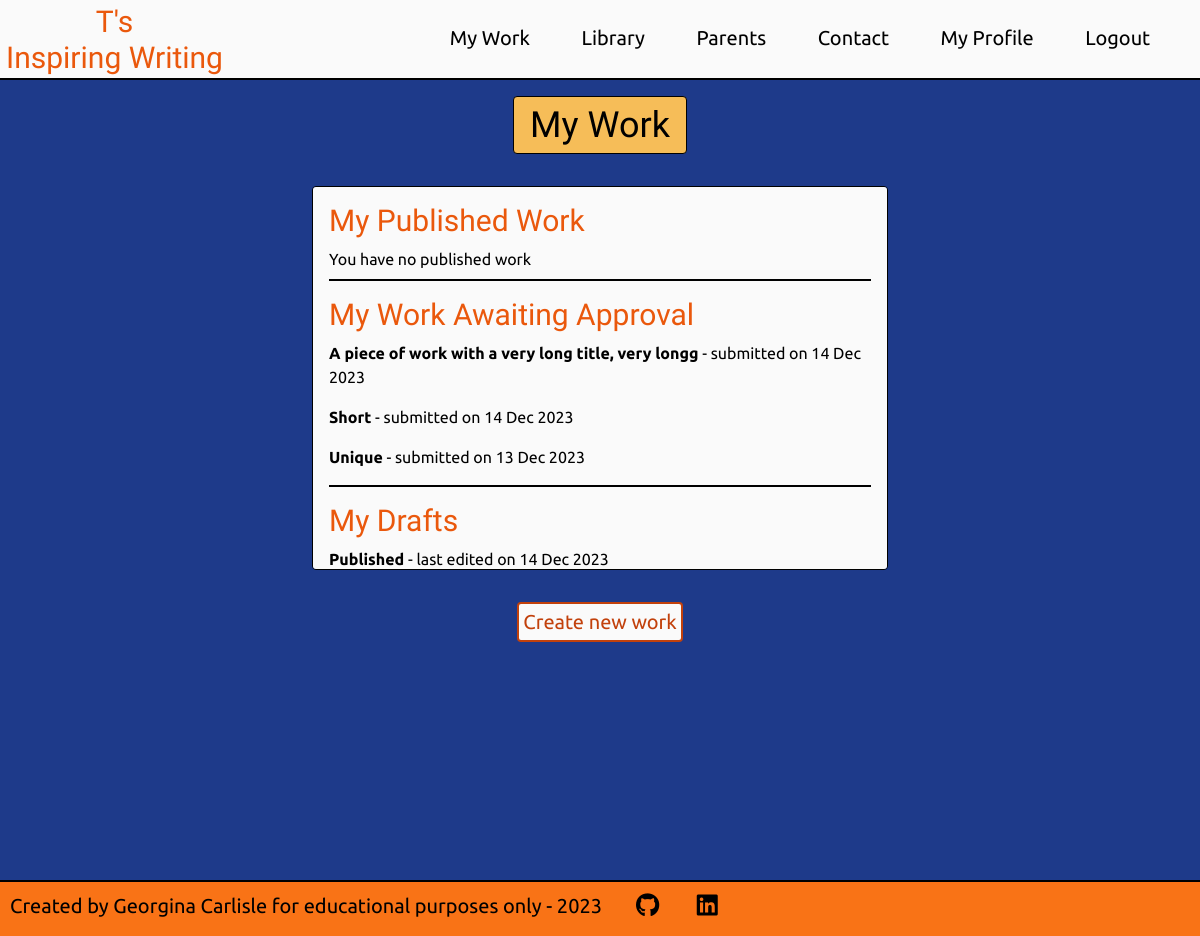
Before: /writing/my_work/3 (signed in) with the older database file.
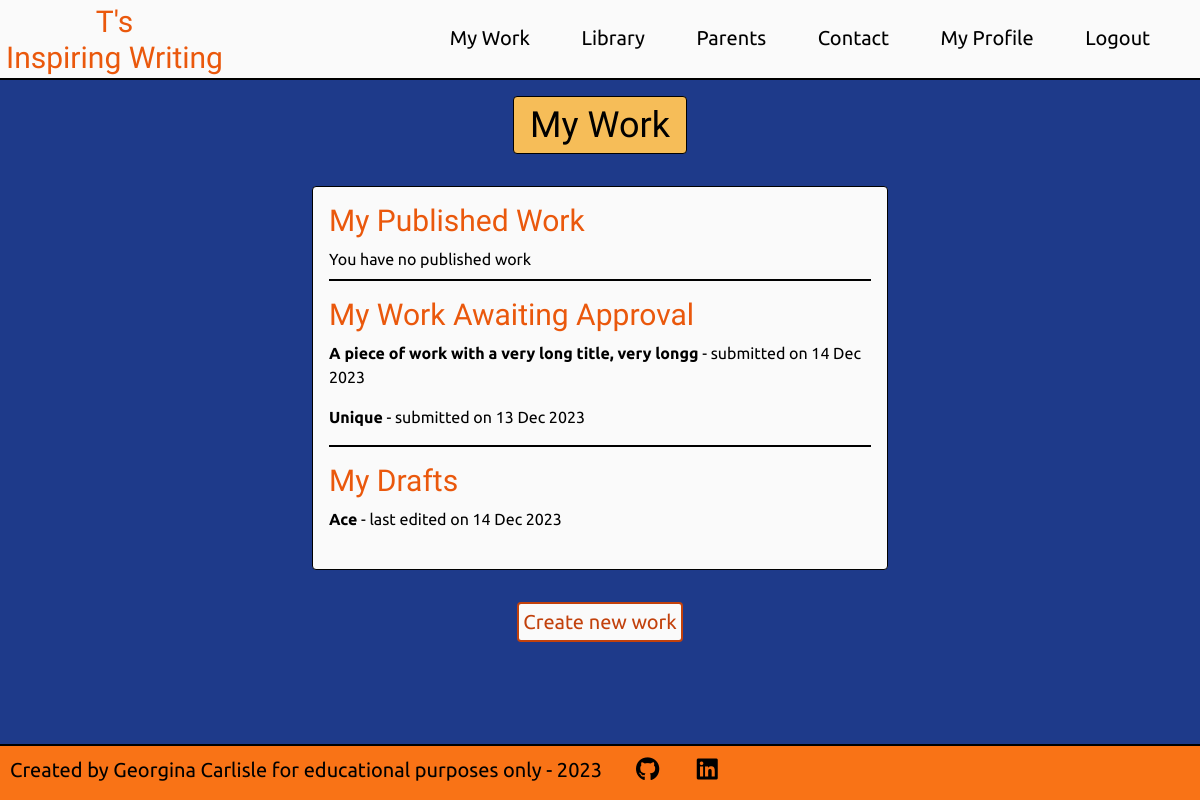
After: the same page with the newer database file.
### users/models.py (models this page shows, shortened)
class User(AbstractBaseUser, PermissionsMixin):
    __name__ = 'CustomUser'
    validUsername = RegexValidator(
        r'^[a-zA-Z ]+$', 'Only letters and spaces are allowed in your Pen name')
    validFirstName = RegexValidator(
        r'^[a-zA-Z ]+$',
        'Only letters and spaces are allowed in your First name')
    validSecondName = RegexValidator(
        r'^[a-zA-Z ]+$',
        'Only letters and spaces are allowed in your Second name')
    username = models.CharField(
        max_length=20, unique=True, validators=[validUsername])
    age = models.IntegerField(
        validators=[MinValueValidator(8), MaxValueValidator(12),],)
    first_name = models.CharField(max_length=12, validators=[validFirstName])
    last_name = models.CharField(max_length=20, validators=[validSecondName])
    email = models.EmailField(max_length=320)
    consent = models.BooleanField(default=False)
    join_date = models.DateTimeField(default=timezone.now)
    is_staff = models.BooleanField(default=False)
    is_admin = models.BooleanField(default=False)
    is_active = models.BooleanField(default=True)
    is_superuser = models.BooleanField(default=False)
    objects = CustomAccountManager()
    USERNAME_FIELD = 'username'
    REQUIRED_FIELDS = ['email', 'first_name', 'last_name']

### writing/models.py (models this page shows, shortened)
class Writing(models.Model):
    title = models.CharField(max_length=50, unique=True)
    slug = models.SlugField(max_length=100, unique=True)
    author = models.ForeignKey(User, on_delete=models.CASCADE, related_name="writing")
    body = models.TextField()
    updated_on = models.DateTimeField(auto_now=True)
    pending_approval = models.BooleanField(default=False)
    date_submitted = models.DateTimeField(null=True, blank=True)
    approved = models.BooleanField(default=False)
    date_approved = models.DateTimeField(null=True, blank=True)
    failed_approval = models.BooleanField(default=False)
    date_failed = models.DateTimeField(null=True, blank=True)
    reason_failed = models.TextField(null=True, blank=True)
    featured = models.BooleanField(default=False)
    class Meta:
        ordering = ['-date_approved']

### writing/views.py (the view)
# urls.py: path('my_work/<int:user_id>', views.my_writing_view, name='my_work'),
@login_required
def my_writing_view(request, user_id):
    if request.user.id != user_id:
        messages.error(request, 'You have been returned to your account home page, \
                       as you were trying to access a page you are not authorised to view.')
        return redirect('account_home')
    context = {}
    user = User.objects.get(id=user_id)
    work = user.writing.all()
    published_work = work.filter(approved = True).order_by('-date_approved')
    awaiting_approval = work.filter(pending_approval = True).order_by('-date_submitted')
    failed_approval = work.filter(failed_approval = True).order_by('-date_failed')
    draft = work.filter(approved = False, pending_approval = False).order_by('-updated_on')
    context['published_work'] = published_work
    context['awaiting_approval'] = awaiting_approval
    context['failed_approval'] = failed_approval
    context['drafts'] = draft
    return render(request, 'my_work.html', context)

### writing/templates/my_work.html (shortened to what this page needs)
{% extends 'base.html' %}
{% load static %}
{% block content %}
<div class="bg-blue-900 h-full pb-4 pt-16 lg:pt-20">
    {% include 'my_work_title.html' %}
    <div class="flex justify-center mt-4">
        <div class="border border-black rounded bg-zinc-50 p-4 relative w-11/12 sm:max-w-xl h-96 overflow-auto">
            <div class="mb-4 border-b-2 border-black">
                <h2 class="text-2xl lg:text-3xl mb-2 font-title text-orange-600">
                    My Published Work
                </h2>
                {% if published_work %}
                {% for work in published_work %}
                <p class="mb-4">
                    <a href="{% url 'view' work.id %}"
                    title="View writing"
                    class="font-bold hover:text-xl">
                    {{ work.title }}</a>
                    <span>- published on {{ work.date_approved|date:"d M Y" }}</span>
                </p>
                {% endfor %}
                {% else %}
                <p class="mb-2">You have no published work</p>
                {% endif %}
            </div>
            <div class="mb-4 border-b-2 border-black">
                <h2 class="text-2xl lg:text-3xl mb-2 font-title text-orange-600">
                    My Work Awaiting Approval
                </h2>
                {% if awaiting_approval %}
                {% for work in awaiting_approval %}
                <p class="mb-4">
                    <a href="{% url 'view' work.id %}"
                    title="View writing"
                    class="font-bold hover:text-xl">
                    {{ work.title }}</a>
                    <span>- submitted on {{ work.date_submitted|date:"d M Y" }}</span>
                </p>
                {% endfor %}
                {% else %}
                <p>You have no work awaiting approval</p>
                {% endif %}
            </div>
            <div>
                <h2 class="text-2xl lg:text-3xl mb-2 font-title text-orange-600">
                    My Drafts
                </h2>
                {% if drafts %}
                {% for work in drafts %}
                <p class="mb-4">
                    <a href="{% url 'edit' work.id %}"
                    title="View and edit writing"
                    class="font-bold hover:text-xl">
                    {{ work.title }}</a>
                    <span>- last edited on {{ work.updated_on|date:"d M Y" }}</span>
                </p>
                {% endfor %}
                {% else %}
                <p class="mb-2">You have no drafts</p>
                {% endif %}
            </div>
        </div>
    </div>
    <div class="flex justify-center mt-2">
        <a class="p-1 mt-6 rounded border-orange-700 border-2 border-solid bg-zinc-50 hover:bg-orange-700 text-orange-700 hover:text-white text-lg md:text-xl hover:cursor-pointer w-fit"
            href="{% url 'create' %}">
            Create new work
        </a>
    </div>
</div>
{% endblock%}

### templates/base.html (shortened to what this page needs)
{% load compress %} {% load static %}
<!DOCTYPE html>
<html lang="en">
  <head>
    {% compress css %}
    <link rel="stylesheet" href="{% static 'src/output.css' %}" />
    {% endcompress %}
  </head>
  <body class="flex flex-col h-screen">
    {% if request.user.is_authenticated %}
    {% include 'account_header.html' %} {% else %}
    {% include 'header.html' %} {% endif %}
    <main class="grow font-body">{% block content %} {% endblock %}</main>
    {% include 'footer.html' %}
  </body>
</html>

### templates/account_header.html (shortened to what this page needs)
{% load static %}
<header>
  <div
    class="fixed top-0 z-10 grid grid-cols-4 md:grid-cols-6 xl:grid-cols-6 h-16 lg:h-20 w-full border-b-2 border-black bg-zinc-50"
  >
    <div class="flex justify-start col-span-3 sm:col-span-2">
      <div class="p-1.5 lg:py-1">
        <a
          class="inline-block text-center w-full font-title text-2xl lg:text-3xl leading-none text-orange-600 hover:text-black hover:cursor-pointer"
          href="{% url 'account_home' %}"
          aria-label="return to the home page"
        >
          {% if user.username %}
          <p>{{ user.username }}'s</p>
          <p>Inspiring Writing</p>
          {% endif %}
        </a>
      </div>
    </div>
    <nav class="col-span-1 md:col-span-4 p-5 lg:p-6 font-body">
      <ul class="hidden md:flex flex-row justify-around lg:text-xl">
        <li class="hover:font-bold hover:cursor-pointer">
          <a href="{% url 'my_work' user.id %}">My Work</a>
        </li>
        <li class="hover:font-bold hover:cursor-pointer">
          <a>Library</a>
        </li>
        <li class="hover:font-bold hover:cursor-pointer">
          <a>Parents</a>
        </li>
        <li class="hover:font-bold hover:cursor-pointer">
          <a>Contact</a>
        </li>
        <li class="hover:font-bold hover:cursor-pointer">
          <a>My Profile</a>
        </li>
        <li class="hover:font-bold hover:cursor-pointer">
          <a href="{% url 'logout' %}">Logout</a>
        </li>
      </ul>
    </nav>
  </div>
</header>

### writing/templates/my_work_title.html
<div class="flex justify-center h-fit">
    <div class="text-center px-4 py-2 bg-horange my-4 h-fit rounded border border-black">
        <h1 class="text-3xl md:text-4xl font-title text-black">
            My Work
        </h1>
    </div>
</div>

### templates/footer.html (shortened to what this page needs)
{% load static %}
<footer>
    <div class="flex font-body p-2 h-11 md:h-14 border-t-2 border-black bg-orange-500">
        <p class="p-0.5 md:text-xl"><span class="hidden sm:inline">Created by </span>Georgina Carlisle <span class="hidden sm:inline">for educational purposes only </span> -  2023</p>
        <span class="ml-8 text-xl md:text-2xl">
            <a href="https://github.com/GeorginaCarlisle"
            target="_blank"
            rel="noopener"
            aria-label="Visit my GitHub profile (opens in a new tab)"
            class="mr-8">
            <i class="fa-brands fa-github hover:text-zinc-50"></i>
            </a>
            <a href="https://www.linkedin.com/in/georgina-carlisle-617b58268"
            target="_blank"
            rel="noopener"
            aria-label="Visit my linkedin profile (opens in a new tab)">
            <i class="fa-brands fa-linkedin hover:text-zinc-50"></i>
            </a>
        </span>
    </div>
  </footer>

Changed rows visible on the page:
removed Writing: title "Short", date_submitted "14 Dec 2023", shown under "My Work Awaiting Approval"
removed Writing: title "Published", updated_on "14 Dec 2023", shown under "My Drafts"
added Writing: title "Ace", updated_on "14 Dec 2023", shown under "My Drafts"
